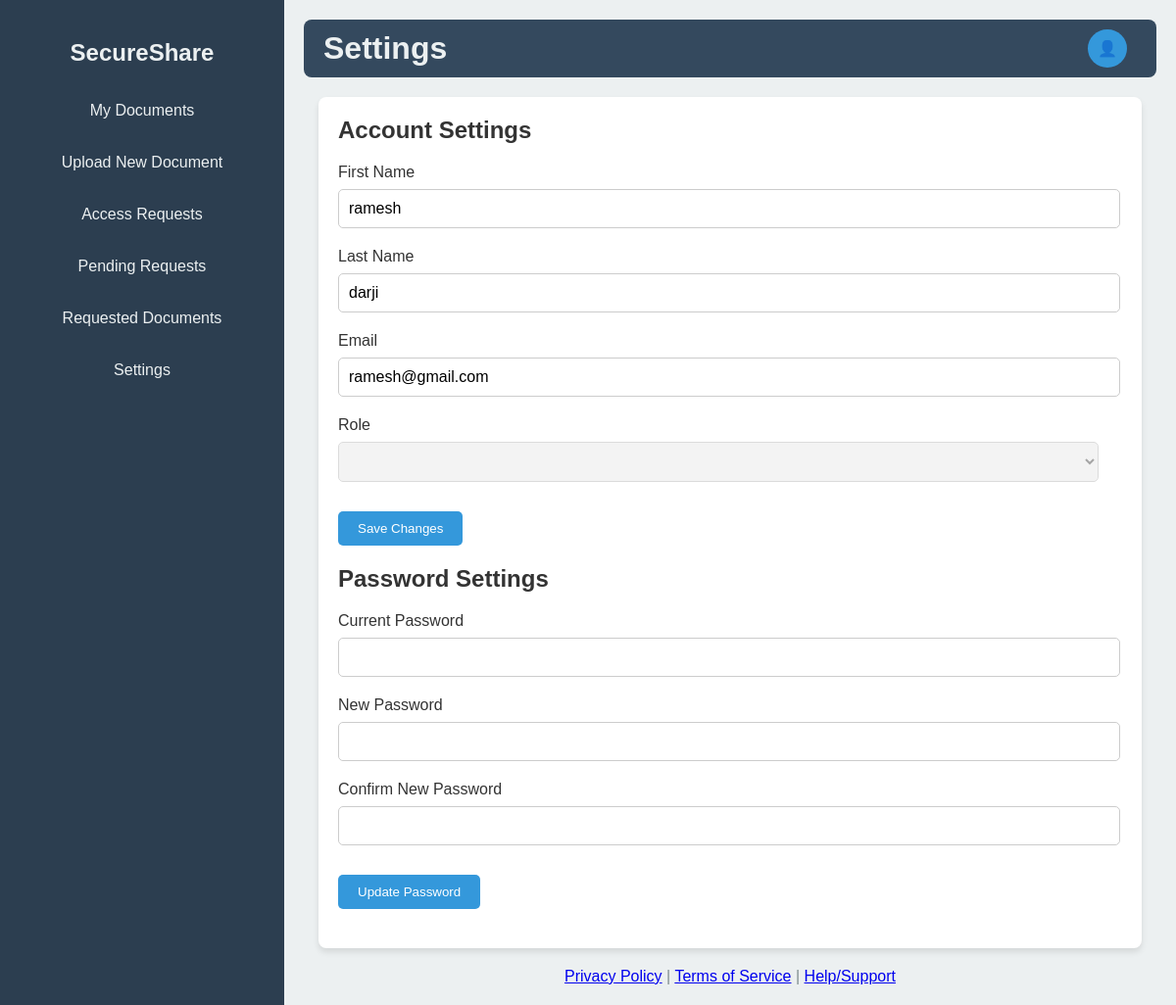
The app's page /settings/ (signed in) with its own data.
### authentication/models.py (models this page shows, shortened)
class CustomUser(AbstractBaseUser,PermissionsMixin):
  email = models.EmailField(unique=True)
  first_name = models.CharField(max_length=100)
  last_name = models.CharField(max_length=100)
  is_active = models.BooleanField(default=True)
  is_staff = models.BooleanField(default=False)
  secret_key = models.CharField(max_length=32, null=True, blank=True)
  USERNAME_FIELD = 'email'
  REQUIRED_FIELDS = ['first_name','last_name']
  objects = CustomUserManager()

### home/views.py (the view)
# urls.py: path('settings/',home_views.user_settings,name='settings'),
@login_required
def user_settings(request):
    return render(request, 'home_templates/user_settings.html')

### templates/home_templates/user_settings.html (shortened to what this page needs)
<!DOCTYPE html>
<html lang="en">
<head>
</head>
<body>
    <div class="sidebar">
        <h2>SecureShare</h2>
        <ul>
            <li><a href="{% url 'view_all_documents' %}">My Documents</a></li>
            <li><a href="{% url 'upload_new_document' %}">Upload New Document</a></li>
            <li><a href="{% url 'access_request' %}">Access Requests</a></li>
            <li><a href="{% url 'pending_request' %}">Pending Requests</a></li>
            <li><a href="{% url 'requested_document' %}">Requested Documents</a></li>
            <li><a href="{% url 'settings' %}">Settings</a></li>
        </ul>
    </div>
    <div class="main-content">
        <div class="header">
            <h1>Settings</h1>
            <div class="user-profile">
                <div class="user-profile-icon">👤</div>
            </div>
        </div>
        <div class="settings-container">
            <h2>Account Settings</h2>
            <div class="settings-section">
                <label for="firstName">First Name</label>
                <input type="text" id="firstName" name="firstName" value="{{ user.first_name }}">
                <label for="lastName">Last Name</label>
                <input type="text" id="lastName" name="lastName" value="{{ user.last_name }}">
                <label for="email">Email</label>
                <input type="email" id="email" name="email" value="{{ user.email }}">
                <label for="role">Role</label>
                <select id="role" name="role" disabled>
                    <option value="{{ user.role }}">{{ user.get_role_display }}</option>
                </select>
                <button type="submit">Save Changes</button>
            </div>
            <h2>Password Settings</h2>
            <div class="settings-section">
                <label for="currentPassword">Current Password</label>
                <input type="password" id="currentPassword" name="currentPassword">
                <label for="newPassword">New Password</label>
                <input type="password" id="newPassword" name="newPassword">
                <label for="confirmPassword">Confirm New Password</label>
                <input type="password" id="confirmPassword" name="confirmPassword">
                <button type="submit">Update Password</button>
            </div>
        </div>
        <div class="footer">
            <a href="#">Privacy Policy</a> | <a href="#">Terms of Service</a> | <a href="#">Help/Support</a>
        </div>
    </div>
</body>
</html>

### templates/home_templates/user_settings.html (style rules this page uses)
:root { --primary-color: #3498db; --secondary-color: #2c3e50; --background-color: #ecf0f1; --text-color: #333; --light-text-color: #ecf0f1; --hover-color: #2980b9; --header-color: #34495e; --accent-color: #e74c3c; }
body { font-family: 'Arial', sans-serif; background-color: var(--background-color); margin: 0; padding: 0; display: flex; min-height: 100vh; color: var(--text-color); }
.sidebar { width: 250px; background-color: var(--secondary-color); color: var(--light-text-color); padding: 20px; display: flex; flex-direction: column; align-items: center; }
.sidebar h2 { margin-bottom: 10px; font-size: 1.5em; color: var(--light-text-color); }
.sidebar ul { list-style-type: none; padding: 0; width: 100%; }
.sidebar li { margin-bottom: 15px; }
.sidebar a { color: var(--light-text-color); text-decoration: none; transition: color 0.3s; display: block; padding: 10px; border-radius: 8px; text-align: center; }
.main-content { flex-grow: 1; padding: 20px; background-color: var(--background-color); }
.header { display: flex; justify-content: space-between; align-items: center; margin-bottom: 20px; background-color: var(--header-color); color: var(--light-text-color); padding: 10px 20px; border-radius: 8px; }
.header h1 { margin: 0; }
.user-profile { display: flex; align-items: center; cursor: pointer; position: relative; }
.user-profile-icon { cursor: pointer; background-color: var(--primary-color); color: white; border-radius: 50%; padding: 10px; margin-right: 10px; display: flex; align-items: center; justify-content: center; }
.settings-container { background-color: #fff; border-radius: 8px; padding: 20px; box-shadow: 0 4px 6px rgba(0, 0, 0, 0.1); max-width: 800px; margin: 0 auto; }
.settings-container h2 { margin-top: 0; }
.settings-section { margin-bottom: 20px; }
.settings-section label { display: block; margin-bottom: 8px; }
.settings-section input, .settings-section select { width: 97%; padding: 10px; border: 1px solid #ccc; border-radius: 5px; font-size: 1em; margin-bottom: 20px; }
.settings-section button { background-color: var(--primary-color); color: white; border: none; padding: 10px 20px; border-radius: 5px; cursor: pointer; transition: background-color 0.3s; display: block; margin-top: 10px; }
.footer { text-align: center; margin-top: 20px; color: #7f8c8d; }

### records on screen
CustomUser: firstName "ramesh", lastName "darji", email "ramesh@gmail.com"
